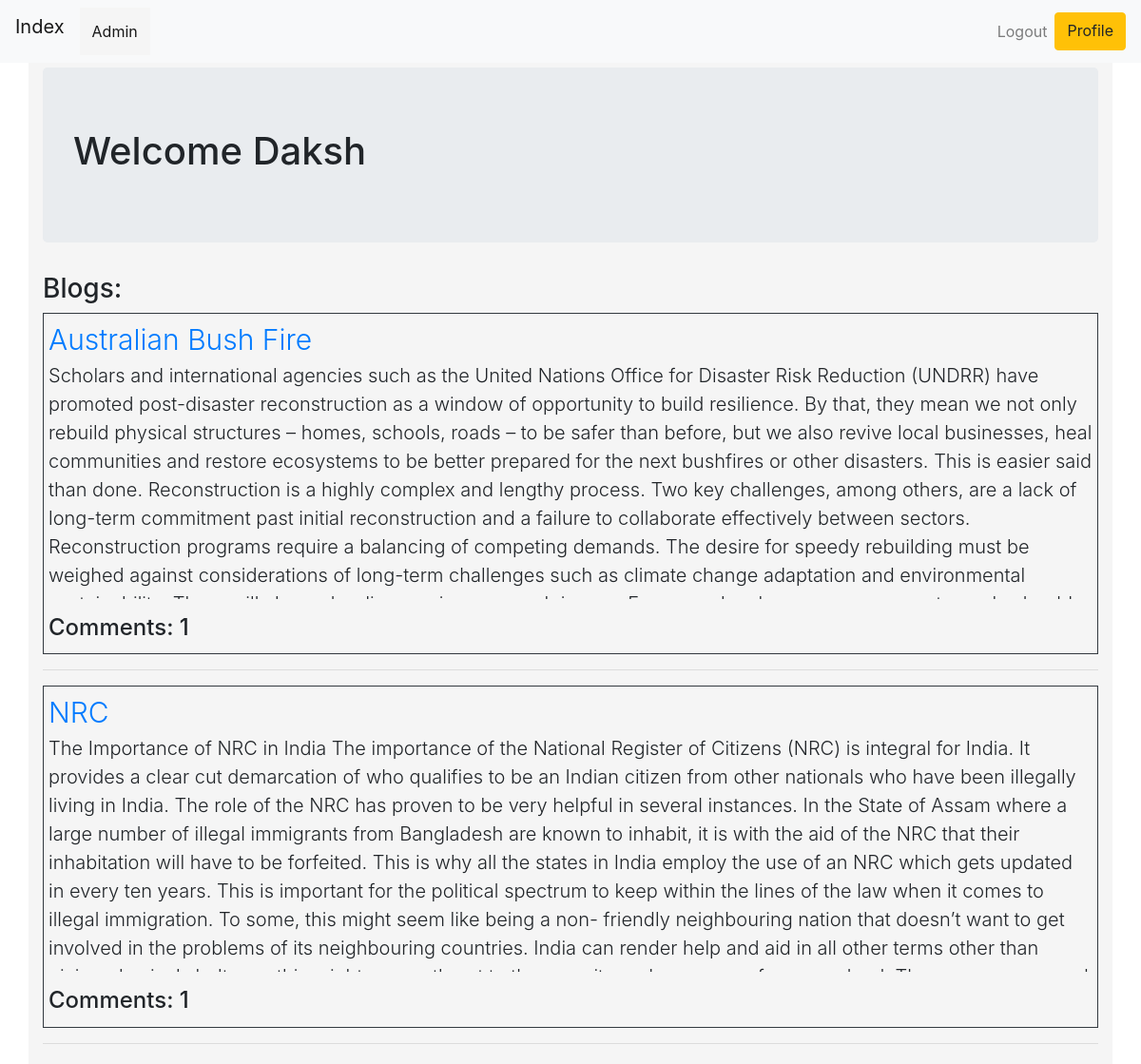
/ (signed in), run on the app's committed database.
### blog/models.py (models this page shows, shortened)
class CreateBlog(models.Model):
    user = models.ForeignKey(User, on_delete=models.CASCADE, related_name='user_create_blog')
    title = models.TextField()
    blog = models.TextField()
    date = models.DateTimeField(default=timezone.now())
    objects = models.Manager()

### blog/views.py (the view)
# urls.py: path('', views.BlogListView.as_view(), name='index'),
class BlogListView(ListView):
    model = CreateBlog
    template_name = 'index.html'
    context_object_name = 'blogs'
    def get_queryset(self):
        return CreateBlog.objects.filter(date__lte=timezone.now()).order_by('-date')

### blog/templates/blog/index.html (shortened to what this page needs)
{% extends 'base.html' %}
{% block body %}
    <div class="jumbotron lead">
       <h1> Welcome {{user.username}}</h1>
     </div>
    {%  if blogs %}
    <h3>Blogs: </h3>
    {% for blog in blogs %}
    <div class="border border-dark" >
        <a style="font-size: 30px;" href="{% url 'blog:blog_detail' pk=blog.pk %}" class="lead" > {{blog.title}} </a>
        <p class="lead" style=" height: 250px;overflow-y: auto;"> {{blog.blog}} </p>
        <h4>Comments: {{blog.comments.count}}</h4>
        </div>
        <hr>
    {% endfor %}
    {% else %}
    <h2 >No Blogs Yet</h2>
    <h3 class="lead" >Create Your <a href="{% url 'blog:createBlog' %}" >First Blog </a></h3>
    {% endif %}
{% endblock %}

### blog/static/css/style.css (style rules this page uses)
div { background-color: whitesmoke; padding: 5px; }

### data on the page
CreateBlog: title "Australian Bush Fire", blog "Scholars and international agencies such as the United Nations Office for Disaster Risk Reduction (UNDRR) have promoted post-disaster reconstruction as a window of opportunity to build resilience. By that, they mean we not only rebuild physical structures – homes, schools, roads – to be safer than before, but we also revive local businesses, heal communities and restore ecosystems to be better prepared for the next bushfires or other disasters. This is easier said than done. Reconstruction is a highly complex and lengthy process. Two key challenges, among others, are a lack of long-term commitment past initial reconstruction and a failure to collaborate effectively between sectors.…", comments.count "1"
CreateBlog: title "NRC", blog "The Importance of NRC in India The importance of the National Register of Citizens (NRC) is integral for India. It provides a clear cut demarcation of who qualifies to be an Indian citizen from other nationals who have been illegally living in India. The role of the NRC has proven to be very helpful in several instances. In the State of Assam where a large number of illegal immigrants from Bangladesh are known to inhabit, it is with the aid of the NRC that their inhabitation will have to be forfeited. This is why all the states in India employ the use of an NRC which gets updated in every ten years. This is important for the political spectrum to keep within the lines of the law when it…", comments.count "1"

### other printed values
{{ user.username }} "Daksh"
